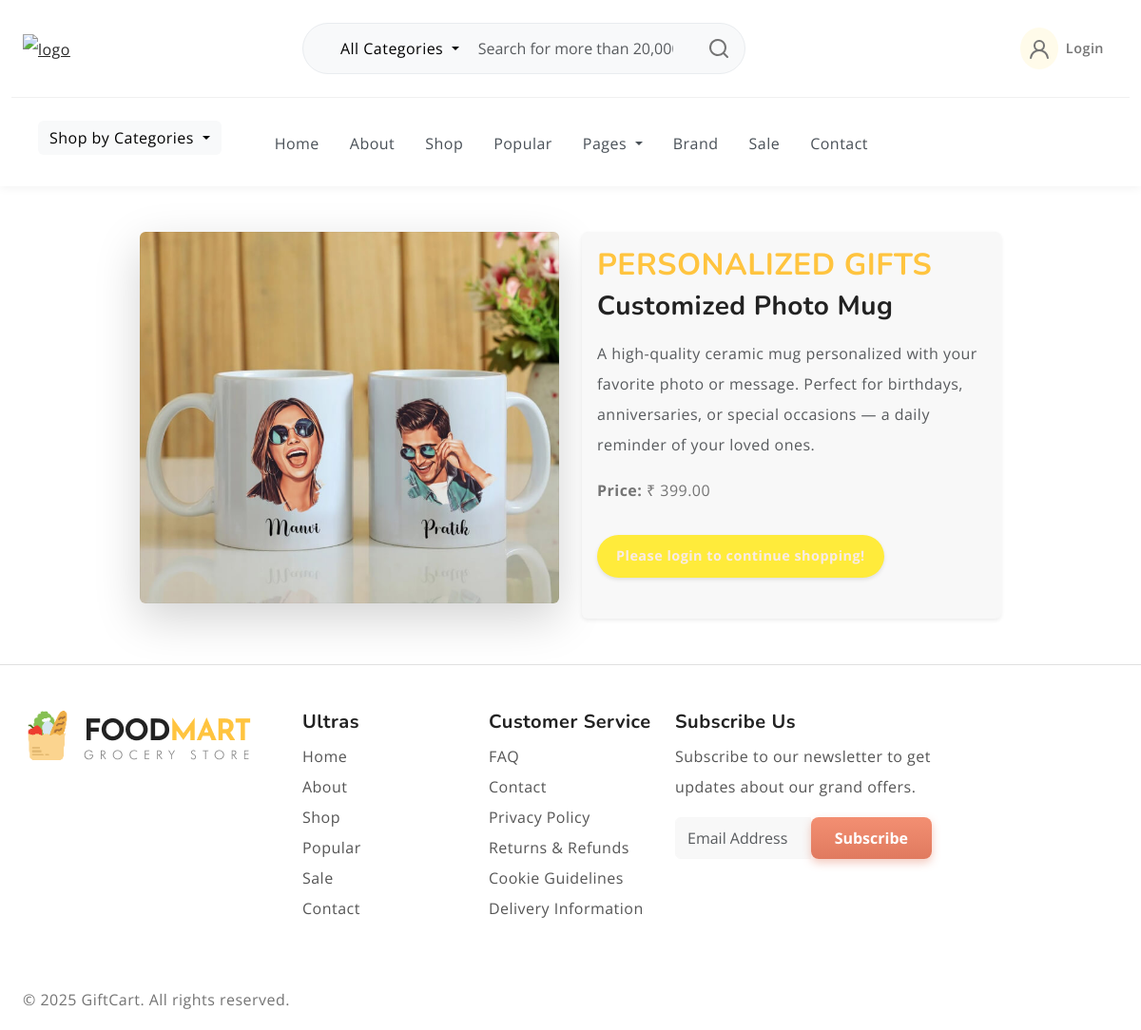
Page /gift_app/single_gift/3/ on the committed database.
### admin_app/models.py (models this page shows, shortened)
class GiftDb(models.Model):
    Gift_name = models.CharField(max_length=100,null=True,blank=True)
    Category = models.CharField(max_length=100,null=True,blank=True)
    Price = models.DecimalField(max_digits=10, decimal_places=2,null=True,blank=True)
    Stock = models.PositiveIntegerField(default=0,null=True,blank=True)
    Brand = models.CharField(max_length=100, blank=True, null=True)
    Description = models.TextField(blank=True, null=True)
    Gift_image = models.ImageField(upload_to="gift_images", blank=True, null=True)
    Created_at = models.DateTimeField(auto_now_add=True,null=True,blank=True)

### webapp/views.py (the view)
# urls.py: path('single_gift/<int:gift_id>/',views.single_gift,name="single_gift"),
def single_gift(request,gift_id):
    gift=GiftDb.objects.get(id=gift_id)
    categories = CategoryDb.objects.all()
    cart_total = 0
    uname = request.session.get('Name')
    if uname:
        cart_total = CartDb.objects.filter(Username=uname).count()
    return render(request,"Single_gift.html",{"gift":gift,"categories":categories,"cart_total":cart_total})

### webapp/templates/Single_gift.html (shortened to what this page needs)
<!DOCTYPE html>
{% load static %}
<html lang="en">
  <head>
    <link rel="stylesheet" href="https://cdn.jsdelivr.net/npm/swiper@9/swiper-bundle.min.css">
    <link href="https://cdn.jsdelivr.net/npm/bootstrap@5.3.0-alpha3/dist/css/bootstrap.min.css" rel="stylesheet">
    <link rel="stylesheet" type="text/css" href="{% static 'web/css/vendor.css' %}">
    <link rel="stylesheet" type="text/css" href="{% static 'web/style.css' %}">
    <link rel="stylesheet" type="text/css" href="{% static 'web/css/navbar1.css' %}">
    <link rel="stylesheet" type="text/css" href="{% static 'web/css/image_style.css' %}">
    <link rel="stylesheet" type="text/css" href="{% static 'web/css/style2.css' %}">
    <link rel="stylesheet" type="text/css" href="{% static 'web/css/herobanner.css' %}">
    <link rel="stylesheet" type="text/css" href="{% static 'web/css/category.css' %}">
    <link rel="stylesheet" type="text/css" href="{% static 'web/css/cartstyles.css' %}">
    <link rel="stylesheet" type="text/css" href="{% static 'web/css/checkout.css' %}">
    <link rel="stylesheet" href="https://cdn.jsdelivr.net/npm/bootstrap-icons@1.11.3/font/bootstrap-icons.css">
  </head>
  <body>
    <header>
      <div class="container-fluid">
        <div class="row py-3 border-bottom">
          <div class="col-sm-4 col-lg-3 text-center text-sm-start">
            <div class="main-logo">
              <a href="index.html">
                <img src="{% static 'web/images/logo1.png' %}" alt="logo" class="img-fluid">
              </a>
            </div>
          </div>
          <div class="col-sm-6 offset-sm-2 offset-md-0 col-lg-5 d-none d-lg-block">
            <div class="search-bar row bg-light p-2 my-2 rounded-4">
              <div class="col-md-4 d-none d-md-block">
                <div class="dropdown">
                  <a class="btn btn-light dropdown-toggle border-0 bg-transparent" href="#" role="button" id="categoryDropdown" data-bs-toggle="dropdown" aria-expanded="false">
                    All Categories
                  </a>
                </div>
              </div>
              <div class="col-11 col-md-7">
                <form id="search-form" class="text-center" action="index.html" method="post">
                  <input type="text" class="form-control border-0 bg-transparent" placeholder="Search for more than 20,000 products" />
                </form>
              </div>
              <div class="col-1">
                <svg xmlns="http://www.w3.org/2000/svg" width="24" height="24" viewBox="0 0 24 24"><path fill="currentColor" d="M21.71 20.29L18 16.61A9 9 0 1 0 16.61 18l3.68 3.68a1 1 0 0 0 1.42 0a1 1 0 0 0 0-1.39ZM11 18a7 7 0 1 1 7-7a7 7 0 0 1-7 7Z"/></svg>
              </div>
            </div>
          </div>
          <div class="col-sm-8 col-lg-4 d-flex justify-content-end gap-5 align-items-center mt-4 mt-sm-0 justify-content-center justify-content-sm-end">
            <ul class="d-flex justify-content-end list-unstyled m-0">
              {% if request.session.Name %}
                  <li>
                    <div class="user-auth-strip logged-in-strip">
                      <div class="d-flex align-items-center me-3">
                        <div class="user-auth-icon rounded-circle bg-light p-2 me-2">
                          <svg width="24" height="24" viewBox="0 0 24 24">
                            <use xlink:href="#user"></use>
                          </svg>
                        </div>
                        <span class="user-status-text">Welcome {{ request.session.Name }}</span>
                      </div>
                      <a href="{% url 'user_logout' %}" class="btn-logout-action text-decoration-none">
                        Logout
                      </a>
                    </div>
                  </li>
                {% else %}
                  <li>
                    <a href="{% url 'user_login' %}" class="user-auth-strip login-action-link">
                      <div class="user-auth-icon rounded-circle bg-light p-2 me-2">
                        <svg width="24" height="24" viewBox="0 0 24 24">
                          <use xlink:href="#user"></use>
                        </svg>
                      </div>
                      <span class="user-auth-text">Login</span>
                    </a>
                  </li>
                {% endif %}
            </ul>
          </div>
        </div>
      </div>
      <div class="container-fluid">
        <div class="row py-3">
    <div class="d-flex justify-content-center justify-content-sm-between align-items-center">
      <nav class="main-menu d-flex navbar navbar-expand-lg">
        <div class="offcanvas offcanvas-end" tabindex="-1" id="offcanvasNavbar" aria-labelledby="offcanvasNavbarLabel">
          <div class="offcanvas-body">
            <div class="filter-categories dropdown">
              <a class="btn btn-light dropdown-toggle border-0 mb-0 me-5" href="#" role="button" id="categoryDropdown"
                data-bs-toggle="dropdown" aria-expanded="false">
                Shop by Categories
              </a>
            </div>
            <ul class="navbar-nav justify-content-end menu-list list-unstyled d-flex gap-md-3 mb-0">
              <li class="nav-item active">
                <a href="{% url 'home_page' %}" class="nav-link ">Home</a>
              </li>
              <li class="nav-item dropdown">
                <a href="{% url 'about_page' %}" class="nav-link">About</a>
              </li>
              <li class="nav-item">
                <a href="{% url 'shop_page' %}" class="nav-link">Shop</a>
              </li>
              <li class="nav-item">
                <a href="{% url 'popular_gifts' %}" class="nav-link">Popular</a>
              </li>
              <li class="nav-item dropdown">
                <a class="nav-link dropdown-toggle" role="button" id="pages" data-bs-toggle="dropdown" aria-expanded="false">
                  Pages
                </a>
              </li>
              <li class="nav-item">
                <a href="#brand" class="nav-link">Brand</a>
              </li>
              <li class="nav-item">
                <a href="#sale" class="nav-link">Sale</a>
              </li>
              <li class="nav-item">
                <a href="{% url 'contact_page' %}" class="nav-link">Contact</a>
              </li>
            </ul>
          </div>
        </div>
      </nav>
    </div>
  </div>
</div>
 </header>
   <section id="product-detail" class="leaf-pattern-overlay py-5">
    <div class="container">
        <div class="row justify-content-center align-items-center">
            <div class="col-md-10">
                <div class="row gy-4 align-items-stretch">
                    <div class="col-md-6">
                        <figure class="products-thumb h-100">
                            <img src="{{ gift.Gift_image.url }}" class="img-fluid rounded shadow-lg h-100">
                        </figure>
                    </div>
                    <div class="col-md-6">
                        <div class="product-entry p-3 rounded bg-light shadow-sm h-100">
                            <h2 class="section-title divider text-uppercase text-primary">{{ gift.Category }}</h2>
                            <form method="POST" action="{% url 'save_to_cart' %}" enctype="multipart/form-data">
                                <div class="products-content">
                                    <h3 class="item-title mb-3 fw-bold">{{ gift.Gift_name }}</h3>
                                    <p class="text-muted mb-3">{{ gift.Description }}</p>
                                    <div class="item-price mb-3">
                                        <strong>Price:</strong> ₹ <span id="productPrice">{{ gift.Price }}</span>
                                    </div>
                                    {% if request.session.Name %}
                                        <div class="mb-3">
                                            <input type="hidden" id="name" name="username" value="{{ request.session.Name }}"
                                                class="form-control w-50" readonly>
                                        </div>
                                        <div class="mb-3">
                                            <label for="gift_name" class="fw-bold">Title:</label>
                                            <input type="text" id="gift_name" name="gift_name" value="{{ gift.Gift_name }}"
                                                class="form-control w-50" readonly>
                                        </div>
                                        <div class="mb-3">
                                            <label for="quantity" class="fw-bold">Quantity:</label>
                                            <input type="number" id="quantity" name="quantity" value="1" min="1"
                                                class="form-control w-50" required>
                                        </div>
                                        <div class="mb-3">
                                            <label for="price" class="fw-bold">Price</label>
                                            <input type="text" id="price" name="price" value="{{ gift.Price }}"
                                                class="form-control w-50" readonly>
                                        </div>
                                        <div class="mb-4">
                                            <label for="totalprice" class="fw-bold">Total Price:</label>
                                            <input type="text" id="totalprice" name="totalprice"
                                                class="form-control w-50 bg-white" value="{{ gift.Price }}" readonly>
                                        </div>
                                        <div class="btn-wrap mt-4">
                                            <button type="submit" class="btn btn-primary px-4 py-2 rounded-pill shadow-sm">
                                                Add to Cart <i class="icon icon-ns-arrow-right"></i>
                                            </button>
                                        </div>
                                    {% else %}
                                        <span class="login-message text-danger">
                                        </span>
                                    {% endif %}
                                </div>
                            </form>
                        </div>
                    </div>
                    </div>
            </div>
        </div>
    </div>
</section>
    <footer class="py-5">
      <div class="container-fluid">
        <div class="row">
          <div class="col-lg-3 col-md-6 col-sm-6">
            <div class="footer-menu">
              <img src="images/logo.png" alt="logo">
            </div>
          </div>
          <div class="col-md-2 col-sm-6">
            <div class="footer-menu">
              <h5 class="widget-title">Ultras</h5>
              <ul class="menu-list list-unstyled">
                <li class="nav-item active">
                <a href="{% url 'home_page' %}" class="nav-link active">Home</a>
              </li>
              <li class="nav-item dropdown">
                <a href="{% url 'about_page' %}" class="nav-link">About</a>
              </li>
              <li class="nav-item">
                <a href="{% url 'shop_page' %}" class="nav-link">Shop</a>
              </li>
              <li class="nav-item">
                <a href="{% url 'popular_gifts' %}" class="nav-link">Popular</a>
              </li>
                  <li class="nav-item">
                <a href="#sale" class="nav-link">Sale</a>
              </li>
              <li class="nav-item">
                <a href="{% url 'contact_page' %}" class="nav-link">Contact</a>
              </li>
              </ul>
            </div>
          </div>
          <div class="col-md-2 col-sm-6">
            <div class="footer-menu">
              <h5 class="widget-title">Customer Service</h5>
              <ul class="menu-list list-unstyled">
                <li class="menu-item">
                  <a href="#" class="nav-link">FAQ</a>
                </li>
                <li class="menu-item">
                  <a href="#" class="nav-link">Contact</a>
                </li>
                <li class="menu-item">
                  <a href="#" class="nav-link">Privacy Policy</a>
                </li>
                <li class="menu-item">
                  <a href="#" class="nav-link">Returns & Refunds</a>
                </li>
                <li class="menu-item">
                  <a href="#" class="nav-link">Cookie Guidelines</a>
                </li>
                <li class="menu-item">
                  <a href="#" class="nav-link">Delivery Information</a>
                </li>
              </ul>
            </div>
          </div>
          <div class="col-lg-3 col-md-6 col-sm-6">
            <div class="footer-menu">
              <h5 class="widget-title">Subscribe Us</h5>
              <p>Subscribe to our newsletter to get updates about our grand offers.</p>
              <form class="d-flex mt-3 gap-0" role="newsletter">
                <input class="form-control rounded-start rounded-0 bg-light" type="email" placeholder="Email Address" aria-label="Email Address">
                <button class="btn btn-dark rounded-end rounded-0" type="submit">Subscribe</button>
              </form>
            </div>
          </div>
        </div>
      </div>
    </footer>
    <div id="footer-bottom">
      <div class="container-fluid">
        <div class="row">
          <div class="col-md-6 copyright">
            <p>© 2025 GiftCart. All rights reserved.</p>
          </div>
        </div>
      </div>
    </div>
  </body>
</html>

### rows in the picture
GiftDb: Gift_image (picture), Category "PERSONALIZED GIFTS", Gift_name "Customized Photo Mug", Description "A high-quality ceramic mug personalized with your favorite photo or message. Perfect for birthdays, anniversaries, or special occasions — a daily reminder of your loved ones.", Price "399.00"
